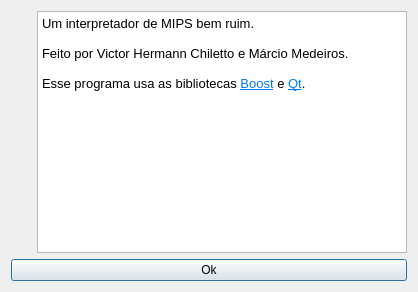
<?xml version="1.0" encoding="UTF-8"?>
<ui version="4.0">
 <class>About</class>
 <widget class="QDialog" name="About">
  <property name="geometry">
   <rect>
    <x>0</x>
    <y>0</y>
    <width>418</width>
    <height>292</height>
   </rect>
  </property>
  <property name="windowTitle">
   <string>About</string>
  </property>
  <property name="windowIcon">
   <iconset resource="images.qrc">
    <normaloff>:/images/icon100.png</normaloff>:/images/icon100.png</iconset>
  </property>
  <layout class="QVBoxLayout" name="verticalLayout_2">
   <item>
    <layout class="QHBoxLayout" name="horizontalLayout">
     <item>
      <layout class="QVBoxLayout" name="verticalLayout">
       <item>
        <widget class="QLabel" name="label">
         <property name="text">
          <string/>
         </property>
         <property name="pixmap">
          <pixmap resource="images.qrc">:/images/icon100.png</pixmap>
         </property>
         <property name="scaledContents">
          <bool>true</bool>
         </property>
        </widget>
       </item>
       <item>
        <spacer name="verticalSpacer">
         <property name="orientation">
          <enum>Qt::Vertical</enum>
         </property>
         <property name="sizeHint" stdset="0">
          <size>
           <width>20</width>
           <height>40</height>
          </size>
         </property>
        </spacer>
       </item>
      </layout>
     </item>
     <item>
      <widget class="QTextBrowser" name="aboutText">
       <property name="html">
        <string>&lt;!DOCTYPE HTML PUBLIC &quot;-//W3C//DTD HTML 4.0//EN&quot; &quot;http://www.w3.org/TR/REC-html40/strict.dtd&quot;&gt;
&lt;html&gt;&lt;head&gt;&lt;meta name=&quot;qrichtext&quot; content=&quot;1&quot; /&gt;&lt;style type=&quot;text/css&quot;&gt;
p, li { white-space: pre-wrap; }
&lt;/style&gt;&lt;/head&gt;&lt;body style=&quot; font-family:'Futura LT'; font-size:10pt; font-weight:400; font-style:normal;&quot;&gt;
&lt;p style=&quot; margin-top:0px; margin-bottom:0px; margin-left:0px; margin-right:0px; -qt-block-indent:0; text-indent:0px;&quot;&gt;Um interpretador de MIPS bem ruim.&lt;/p&gt;
&lt;p style=&quot;-qt-paragraph-type:empty; margin-top:0px; margin-bottom:0px; margin-left:0px; margin-right:0px; -qt-block-indent:0; text-indent:0px;&quot;&gt;&lt;br /&gt;&lt;/p&gt;
&lt;p style=&quot; margin-top:0px; margin-bottom:0px; margin-left:0px; margin-right:0px; -qt-block-indent:0; text-indent:0px;&quot;&gt;Feito por Victor Hermann Chiletto e Márcio Medeiros.&lt;/p&gt;
&lt;p style=&quot;-qt-paragraph-type:empty; margin-top:0px; margin-bottom:0px; margin-left:0px; margin-right:0px; -qt-block-indent:0; text-indent:0px;&quot;&gt;&lt;br /&gt;&lt;/p&gt;
&lt;p style=&quot; margin-top:0px; margin-bottom:0px; margin-left:0px; margin-right:0px; -qt-block-indent:0; text-indent:0px;&quot;&gt;Esse programa usa as bibliotecas &lt;a href=&quot;http://boost.org&quot;&gt;&lt;span style=&quot; text-decoration: underline; color:#007af4;&quot;&gt;Boost&lt;/span&gt;&lt;/a&gt; e &lt;a href=&quot;http://qt.io&quot;&gt;&lt;span style=&quot; text-decoration: underline; color:#007af4;&quot;&gt;Qt&lt;/span&gt;&lt;/a&gt;.&lt;/p&gt;&lt;/body&gt;&lt;/html&gt;</string>
       </property>
       <property name="openExternalLinks">
        <bool>true</bool>
       </property>
      </widget>
     </item>
    </layout>
   </item>
   <item>
    <widget class="QPushButton" name="okButton">
     <property name="text">
      <string>Ok</string>
     </property>
    </widget>
   </item>
  </layout>
 </widget>
 <resources>
  <include location="images.qrc"/>
 </resources>
 <connections/>
</ui>
